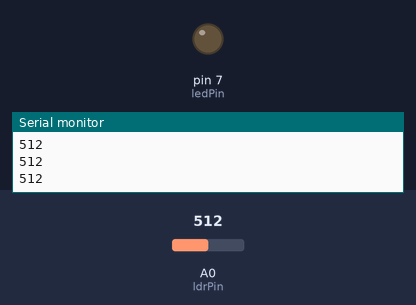
A sketch run on a simulated Arduino Uno, built with avr-gcc and run on an emulated ATmega328P. Shown: output pins drawn as LEDs (lit = HIGH), the last lines printed to the serial monitor. The test bench sets the inputs (shaded band); at power-on: A0 (ldrPin) = 512.

Above: at 1.3 s.
1.4 s: A0 (ldrPin) set to 408
2.9 s: A0 (ldrPin) set to 381
At 4.2 s:
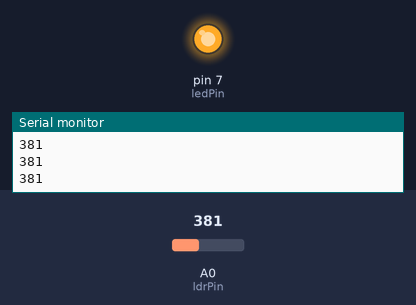
4.5 s: A0 (ldrPin) set to 410
At 5.4 s:
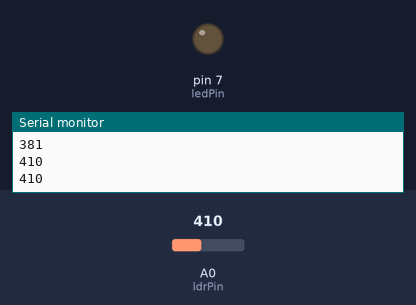
6.0 s: A0 (ldrPin) set to 390
At 6.6 s:
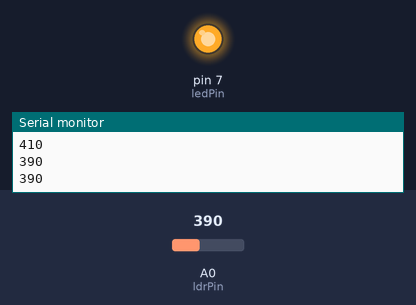
Timing chart, 0 to 8.5 s (numbered marks = the images above; inputs shaded):
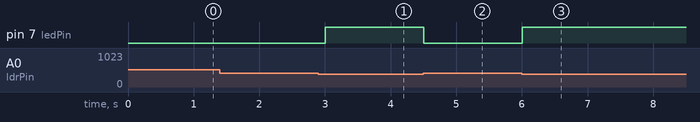

Measured:
- the behaviour switches between 400 and 399 on A0 (ldrPin) (found by bisection; images 0 and 1)
- after the input at 2.9 s, pin 7 (ledPin): LOW → HIGH after 0.10 s
- after the input at 4.5 s, pin 7 (ledPin): HIGH → LOW at once
- after the input at 6.0 s, pin 7 (ledPin): LOW → HIGH at once

The sketch:

Day17_LDR_Measure_Readings.ino
```cpp
// Day 17 - Inputs & Sensors: LDR light sensor
// LED turns ON automatically when the light level drops below the threshold.
//
// Wiring (voltage divider):
//   5V -> LDR -> A0 -> 10k resistor -> GND
//   Pin 7 -> 220 ohm resistor -> LED anode (long leg), LED cathode (short leg) -> GND

int ldrPin = A0;
int ledPin = 7;

// Set this midway between YOUR two readings from the Serial Monitor:
//   bright reading and covered (dark) reading.
// Example: bright = 700, dark = 150  ->  threshold = 400
int threshold = 400;

void setup() {
  pinMode(ledPin, OUTPUT);
  Serial.begin(9600);
}

void loop() {
  int lightValue = analogRead(ldrPin);
  Serial.println(lightValue);

  if (lightValue < threshold) {
    digitalWrite(ledPin, HIGH);   // dark: LED ON
  } else {
    digitalWrite(ledPin, LOW);    // bright: LED OFF
  }

  delay(500);
}
```
